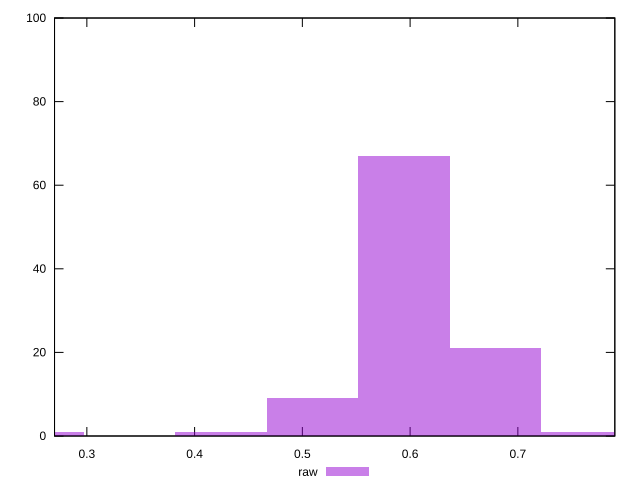

Write gnuplot code to recreate this figure.
reset

$raw <<EOF
0.5094122346486325 9
0.594314273756738 67
0.6792163128648434 21
0.25470611732431625 1
0.7641183519729489 1
0.42451019554052716 1
EOF

set key outside below
set boxwidth 0.08490203910810543
set xrange [0.27:0.79]
set yrange [0:100]
set trange [0:100]
set style fill transparent solid 0.5 noborder
set terminal svg size 640, 490 enhanced background rgb 'white'
set output "reports/report_00028_2021-02-24T12-49-42.674Z/meta/score/samples/music/raw/histogram.svg"

plot $raw title "raw" with boxes

reset
